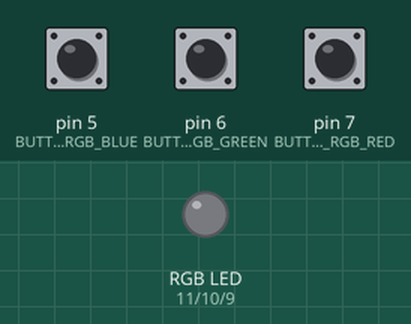
The program below on a simulated Arduino Uno, built with avr-gcc and run on an emulated ATmega328P. Parts: an RGB LED mixed from three pins (HIGH = lit). The inputs (shaded band) are chosen by the test bench; at power-on: pin 5 (BUTTON_RGB_BLUE) HIGH, pin 6 (BUTTON_RGB_GREEN) HIGH, pin 7 (BUTTON_RGB_RED) HIGH.

Above: at 1.2 s.
1.3 s: pin 5 (BUTTON_RGB_BLUE) pulled LOW for 1 s
At 3.0 s:
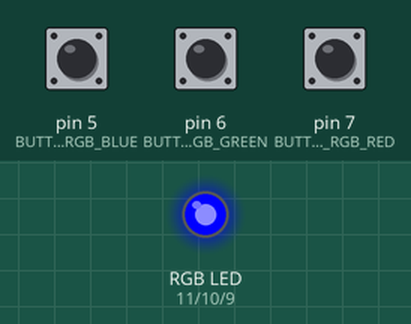
3.8 s: pin 6 (BUTTON_RGB_GREEN) pulled LOW for 3.2 s
At 7.9 s:
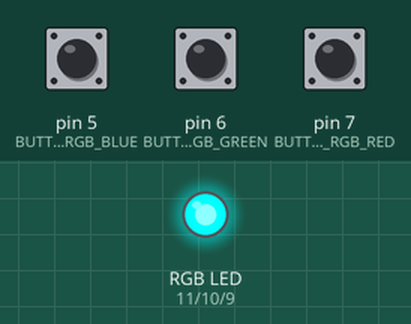
8.5 s: pin 7 (BUTTON_RGB_RED) pulled LOW for 0.15 s
At 9.1 s:
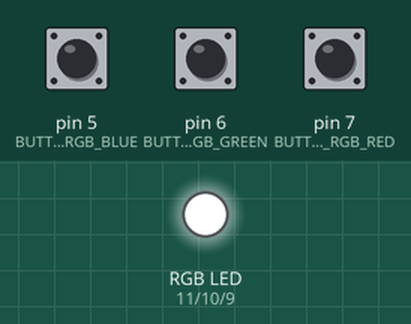
10.1 s: pin 5 (BUTTON_RGB_BLUE) pulled LOW for 0.15 s
At 11.3 s:
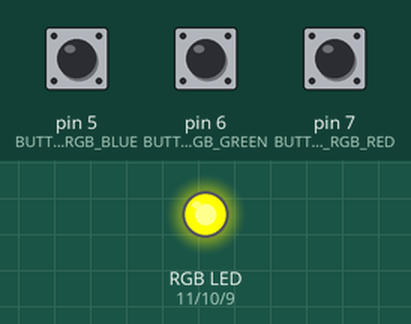
11.7 s: pin 6 (BUTTON_RGB_GREEN) pulled LOW for 0.15 s
At 12.7 s:
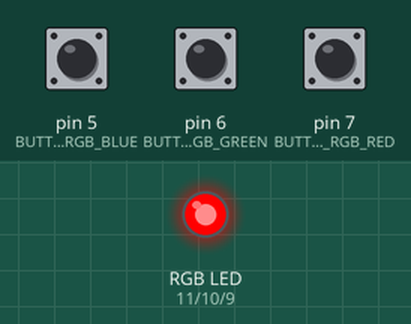
13.3 s: pin 5 (BUTTON_RGB_BLUE) pulled LOW for 0.15 s
At 13.9 s:
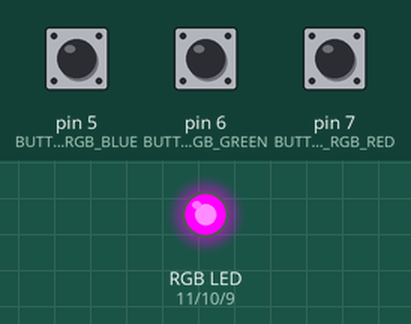
Timing chart, 0 to 15.9 s (numbered marks = the images above; inputs shaded):
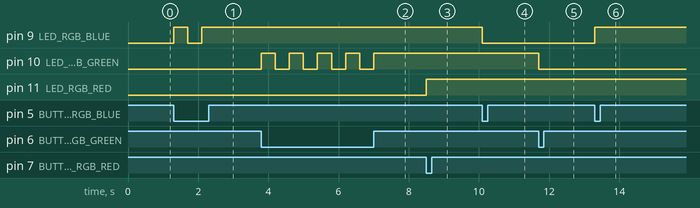

The program:

main.cpp
```cpp
#include <Arduino.h>

#define LED_RGB_RED 11
#define LED_RGB_GREEN 10
#define LED_RGB_BLUE 9

#define BUTTON_RGB_RED 7
#define BUTTON_RGB_GREEN 6
#define BUTTON_RGB_BLUE 5

void setup() {

    pinMode(LED_RGB_RED, OUTPUT);
    pinMode(LED_RGB_GREEN, OUTPUT);
    pinMode(LED_RGB_BLUE, OUTPUT);

    pinMode(BUTTON_RGB_RED, INPUT_PULLUP);
    pinMode(BUTTON_RGB_GREEN, INPUT_PULLUP);
    pinMode(BUTTON_RGB_BLUE, INPUT_PULLUP);

}

const long buttonStrokeDelayMs = 400;
unsigned long buttonRedLastMillis = 0;
unsigned long buttonGreenLastMillis = 0;
unsigned long buttonBlueLastMillis = 0;

void loop() {

    unsigned long currentMillis = millis();

    if (digitalRead(BUTTON_RGB_RED) == LOW) {
        if (currentMillis - buttonRedLastMillis >= buttonStrokeDelayMs) {
            digitalWrite(LED_RGB_RED, !digitalRead(LED_RGB_RED));
            buttonRedLastMillis = currentMillis;
        }
    }

    if (digitalRead(BUTTON_RGB_GREEN) == LOW) {
        if (currentMillis - buttonGreenLastMillis >= buttonStrokeDelayMs) {
            digitalWrite(LED_RGB_GREEN, !digitalRead(LED_RGB_GREEN));
            buttonGreenLastMillis = currentMillis;
        }
    }

    if (digitalRead(BUTTON_RGB_BLUE) == LOW) {
        if (currentMillis - buttonBlueLastMillis >= buttonStrokeDelayMs) {
            digitalWrite(LED_RGB_BLUE, !digitalRead(LED_RGB_BLUE));
            buttonBlueLastMillis = currentMillis;
        }
    }

}
```

Measured:
- after the input at 1.3 s, pin 9 (LED_RGB_BLUE): LOW → HIGH at once, → LOW 0.40 s later, → HIGH 0.40 s later
- after the input at 3.8 s, pin 10 (LED_RGB_GREEN): alternates HIGH for 0.40 s and LOW for 0.40 s, 9 changes in all, then stays HIGH, starting at once
- after the input at 8.5 s, pin 11 (LED_RGB_RED): LOW → HIGH at once
- after the input at 10.1 s, pin 9 (LED_RGB_BLUE): HIGH → LOW at once
- after the input at 11.7 s, pin 10 (LED_RGB_GREEN): HIGH → LOW at once
- after the input at 13.3 s, pin 9 (LED_RGB_BLUE): LOW → HIGH at once
